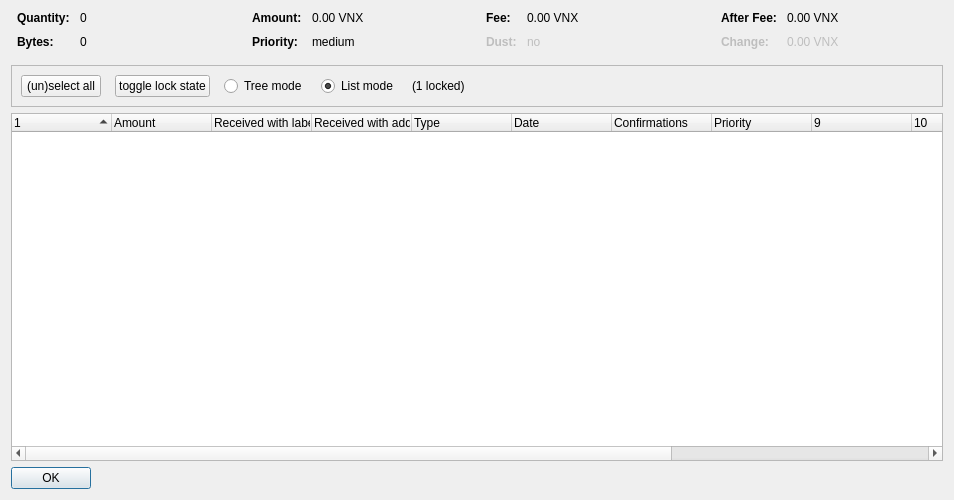
<?xml version="1.0" encoding="UTF-8"?>
<ui version="4.0">
 <class>CoinControlDialog</class>
 <widget class="QDialog" name="CoinControlDialog">
  <property name="geometry">
   <rect>
    <x>0</x>
    <y>0</y>
    <width>954</width>
    <height>500</height>
   </rect>
  </property>
  <property name="windowTitle">
   <string>Coin Selection</string>
  </property>
  <layout class="QVBoxLayout" name="verticalLayout">
   <item>
    <layout class="QHBoxLayout" name="horizontalLayoutTop" stretch="0,0,0,0">
     <property name="topMargin">
      <number>0</number>
     </property>
     <property name="bottomMargin">
      <number>10</number>
     </property>
     <item>
      <layout class="QFormLayout" name="formLayoutCoinControl1">
       <property name="horizontalSpacing">
        <number>10</number>
       </property>
       <property name="verticalSpacing">
        <number>10</number>
       </property>
       <property name="leftMargin">
        <number>6</number>
       </property>
       <property name="rightMargin">
        <number>6</number>
       </property>
       <item row="0" column="0">
        <widget class="QLabel" name="labelCoinControlQuantityText">
         <property name="font">
          <font>
           <weight>75</weight>
           <bold>true</bold>
          </font>
         </property>
         <property name="text">
          <string>Quantity:</string>
         </property>
        </widget>
       </item>
       <item row="0" column="1">
        <widget class="QLabel" name="labelCoinControlQuantity">
         <property name="cursor">
          <cursorShape>IBeamCursor</cursorShape>
         </property>
         <property name="contextMenuPolicy">
          <enum>Qt::ActionsContextMenu</enum>
         </property>
         <property name="text">
          <string notr="true">0</string>
         </property>
         <property name="textInteractionFlags">
          <set>Qt::LinksAccessibleByMouse|Qt::TextSelectableByKeyboard|Qt::TextSelectableByMouse</set>
         </property>
        </widget>
       </item>
       <item row="1" column="0">
        <widget class="QLabel" name="labelCoinControlBytesText">
         <property name="font">
          <font>
           <weight>75</weight>
           <bold>true</bold>
          </font>
         </property>
         <property name="text">
          <string>Bytes:</string>
         </property>
        </widget>
       </item>
       <item row="1" column="1">
        <widget class="QLabel" name="labelCoinControlBytes">
         <property name="cursor">
          <cursorShape>IBeamCursor</cursorShape>
         </property>
         <property name="contextMenuPolicy">
          <enum>Qt::ActionsContextMenu</enum>
         </property>
         <property name="text">
          <string notr="true">0</string>
         </property>
         <property name="textInteractionFlags">
          <set>Qt::LinksAccessibleByMouse|Qt::TextSelectableByKeyboard|Qt::TextSelectableByMouse</set>
         </property>
        </widget>
       </item>
      </layout>
     </item>
     <item>
      <layout class="QFormLayout" name="formLayoutCoinControl2">
       <property name="horizontalSpacing">
        <number>10</number>
       </property>
       <property name="verticalSpacing">
        <number>10</number>
       </property>
       <property name="leftMargin">
        <number>6</number>
       </property>
       <property name="rightMargin">
        <number>6</number>
       </property>
       <item row="0" column="0">
        <widget class="QLabel" name="labelCoinControlAmountText">
         <property name="font">
          <font>
           <weight>75</weight>
           <bold>true</bold>
          </font>
         </property>
         <property name="text">
          <string>Amount:</string>
         </property>
        </widget>
       </item>
       <item row="0" column="1">
        <widget class="QLabel" name="labelCoinControlAmount">
         <property name="cursor">
          <cursorShape>IBeamCursor</cursorShape>
         </property>
         <property name="contextMenuPolicy">
          <enum>Qt::ActionsContextMenu</enum>
         </property>
         <property name="text">
          <string notr="true">0.00 VNX</string>
         </property>
         <property name="textInteractionFlags">
          <set>Qt::LinksAccessibleByMouse|Qt::TextSelectableByKeyboard|Qt::TextSelectableByMouse</set>
         </property>
        </widget>
       </item>
       <item row="1" column="0">
        <widget class="QLabel" name="labelCoinControlPriorityText">
         <property name="font">
          <font>
           <weight>75</weight>
           <bold>true</bold>
          </font>
         </property>
         <property name="text">
          <string>Priority:</string>
         </property>
        </widget>
       </item>
       <item row="1" column="1">
        <widget class="QLabel" name="labelCoinControlPriority">
         <property name="cursor">
          <cursorShape>IBeamCursor</cursorShape>
         </property>
         <property name="contextMenuPolicy">
          <enum>Qt::ActionsContextMenu</enum>
         </property>
         <property name="text">
          <string>medium</string>
         </property>
         <property name="textInteractionFlags">
          <set>Qt::LinksAccessibleByMouse|Qt::TextSelectableByKeyboard|Qt::TextSelectableByMouse</set>
         </property>
        </widget>
       </item>
      </layout>
     </item>
     <item>
      <layout class="QFormLayout" name="formLayoutCoinControl3">
       <property name="horizontalSpacing">
        <number>10</number>
       </property>
       <property name="verticalSpacing">
        <number>10</number>
       </property>
       <property name="leftMargin">
        <number>6</number>
       </property>
       <property name="rightMargin">
        <number>6</number>
       </property>
       <item row="0" column="0">
        <widget class="QLabel" name="labelCoinControlFeeText">
         <property name="font">
          <font>
           <weight>75</weight>
           <bold>true</bold>
          </font>
         </property>
         <property name="text">
          <string>Fee:</string>
         </property>
        </widget>
       </item>
       <item row="0" column="1">
        <widget class="QLabel" name="labelCoinControlFee">
         <property name="cursor">
          <cursorShape>IBeamCursor</cursorShape>
         </property>
         <property name="contextMenuPolicy">
          <enum>Qt::ActionsContextMenu</enum>
         </property>
         <property name="text">
          <string notr="true">0.00 VNX</string>
         </property>
         <property name="textInteractionFlags">
          <set>Qt::LinksAccessibleByMouse|Qt::TextSelectableByKeyboard|Qt::TextSelectableByMouse</set>
         </property>
        </widget>
       </item>
       <item row="1" column="0">
        <widget class="QLabel" name="labelCoinControlLowOutputText">
         <property name="enabled">
          <bool>false</bool>
         </property>
         <property name="font">
          <font>
           <weight>75</weight>
           <bold>true</bold>
          </font>
         </property>
         <property name="text">
          <string>Dust:</string>
         </property>
        </widget>
       </item>
       <item row="1" column="1">
        <widget class="QLabel" name="labelCoinControlLowOutput">
         <property name="enabled">
          <bool>false</bool>
         </property>
         <property name="cursor">
          <cursorShape>IBeamCursor</cursorShape>
         </property>
         <property name="contextMenuPolicy">
          <enum>Qt::ActionsContextMenu</enum>
         </property>
         <property name="text">
          <string>no</string>
         </property>
         <property name="textInteractionFlags">
          <set>Qt::LinksAccessibleByMouse|Qt::TextSelectableByKeyboard|Qt::TextSelectableByMouse</set>
         </property>
        </widget>
       </item>
      </layout>
     </item>
     <item>
      <layout class="QFormLayout" name="formLayoutCoinControl4">
       <property name="horizontalSpacing">
        <number>10</number>
       </property>
       <property name="verticalSpacing">
        <number>10</number>
       </property>
       <property name="leftMargin">
        <number>6</number>
       </property>
       <property name="rightMargin">
        <number>6</number>
       </property>
       <item row="0" column="0">
        <widget class="QLabel" name="labelCoinControlAfterFeeText">
         <property name="font">
          <font>
           <weight>75</weight>
           <bold>true</bold>
          </font>
         </property>
         <property name="text">
          <string>After Fee:</string>
         </property>
        </widget>
       </item>
       <item row="0" column="1">
        <widget class="QLabel" name="labelCoinControlAfterFee">
         <property name="cursor">
          <cursorShape>IBeamCursor</cursorShape>
         </property>
         <property name="contextMenuPolicy">
          <enum>Qt::ActionsContextMenu</enum>
         </property>
         <property name="text">
          <string notr="true">0.00 VNX</string>
         </property>
         <property name="textInteractionFlags">
          <set>Qt::LinksAccessibleByMouse|Qt::TextSelectableByKeyboard|Qt::TextSelectableByMouse</set>
         </property>
        </widget>
       </item>
       <item row="1" column="0">
        <widget class="QLabel" name="labelCoinControlChangeText">
         <property name="enabled">
          <bool>false</bool>
         </property>
         <property name="font">
          <font>
           <weight>75</weight>
           <bold>true</bold>
          </font>
         </property>
         <property name="text">
          <string>Change:</string>
         </property>
        </widget>
       </item>
       <item row="1" column="1">
        <widget class="QLabel" name="labelCoinControlChange">
         <property name="enabled">
          <bool>false</bool>
         </property>
         <property name="cursor">
          <cursorShape>IBeamCursor</cursorShape>
         </property>
         <property name="contextMenuPolicy">
          <enum>Qt::ActionsContextMenu</enum>
         </property>
         <property name="text">
          <string notr="true">0.00 VNX</string>
         </property>
         <property name="textInteractionFlags">
          <set>Qt::LinksAccessibleByMouse|Qt::TextSelectableByKeyboard|Qt::TextSelectableByMouse</set>
         </property>
        </widget>
       </item>
      </layout>
     </item>
    </layout>
   </item>
   <item>
    <widget class="QFrame" name="frame">
     <property name="minimumSize">
      <size>
       <width>0</width>
       <height>40</height>
      </size>
     </property>
     <property name="frameShape">
      <enum>QFrame::StyledPanel</enum>
     </property>
     <property name="frameShadow">
      <enum>QFrame::Sunken</enum>
     </property>
     <layout class="QHBoxLayout" name="horizontalLayout">
      <item>
       <layout class="QHBoxLayout" name="horizontalLayoutPanel" stretch="0,0,0,0,0,0">
        <property name="spacing">
         <number>14</number>
        </property>
        <item>
         <widget class="QPushButton" name="pushButtonSelectAll">
          <property name="sizePolicy">
           <sizepolicy hsizetype="Maximum" vsizetype="Fixed">
            <horstretch>0</horstretch>
            <verstretch>0</verstretch>
           </sizepolicy>
          </property>
          <property name="text">
           <string>(un)select all</string>
          </property>
          <property name="autoDefault">
           <bool>false</bool>
          </property>
         </widget>
        </item>
        <item>
         <widget class="QPushButton" name="pushButtonToggleLock">
          <property name="sizePolicy">
           <sizepolicy hsizetype="Maximum" vsizetype="Fixed">
            <horstretch>0</horstretch>
            <verstretch>0</verstretch>
           </sizepolicy>
          </property>
          <property name="text">
           <string>toggle lock state</string>
          </property>
          <property name="autoDefault">
           <bool>false</bool>
          </property>
         </widget>
        </item>
        <item>
         <widget class="QRadioButton" name="radioTreeMode">
          <property name="sizePolicy">
           <sizepolicy hsizetype="Maximum" vsizetype="Fixed">
            <horstretch>0</horstretch>
            <verstretch>0</verstretch>
           </sizepolicy>
          </property>
          <property name="text">
           <string>Tree mode</string>
          </property>
         </widget>
        </item>
        <item>
         <widget class="QRadioButton" name="radioListMode">
          <property name="sizePolicy">
           <sizepolicy hsizetype="Maximum" vsizetype="Fixed">
            <horstretch>0</horstretch>
            <verstretch>0</verstretch>
           </sizepolicy>
          </property>
          <property name="text">
           <string>List mode</string>
          </property>
          <property name="checked">
           <bool>true</bool>
          </property>
         </widget>
        </item>
        <item>
         <widget class="QLabel" name="labelLocked">
          <property name="text">
           <string>(1 locked)</string>
          </property>
         </widget>
        </item>
        <item>
         <spacer name="horizontalSpacer">
          <property name="orientation">
           <enum>Qt::Horizontal</enum>
          </property>
          <property name="sizeHint" stdset="0">
           <size>
            <width>40</width>
            <height>20</height>
           </size>
          </property>
         </spacer>
        </item>
       </layout>
      </item>
     </layout>
    </widget>
   </item>
   <item>
    <widget class="CoinControlTreeWidget" name="treeWidget">
     <property name="contextMenuPolicy">
      <enum>Qt::CustomContextMenu</enum>
     </property>
     <property name="sortingEnabled">
      <bool>false</bool>
     </property>
     <property name="columnCount">
      <number>13</number>
     </property>
     <attribute name="headerShowSortIndicator" stdset="0">
      <bool>true</bool>
     </attribute>
     <attribute name="headerStretchLastSection">
      <bool>false</bool>
     </attribute>
     <column>
      <property name="text">
       <string/>
      </property>
     </column>
     <column>
      <property name="text">
       <string>Amount</string>
      </property>
     </column>
     <column>
      <property name="text">
       <string>Received with label</string>
      </property>
     </column>
     <column>
      <property name="text">
       <string>Received with address</string>
      </property>
     </column>
     <column>
      <property name="text">
	<string>Type</string>
      </property>
     </column>
     <column>
      <property name="text">	 
       <string>Date</string>
      </property>
     </column>
     <column>
      <property name="text">
       <string>Confirmations</string>
      </property>
      <property name="toolTip">
       <string>Confirmed</string>
      </property>
     </column>
     <column>
      <property name="text">
       <string>Priority</string>
      </property>
     </column>
     <column>
      <property name="text">
       <string/>
      </property>
     </column>
     <column>
      <property name="text">
       <string/>
      </property>
     </column>
     <column>
      <property name="text">
       <string/>
      </property>
     </column>
     <column>
      <property name="text">
       <string/>
      </property>
     </column>
     <column>
      <property name="text">
       <string/>
      </property>
     </column>
    </widget>
   </item>
   <item>
    <widget class="QDialogButtonBox" name="buttonBox">
     <property name="sizePolicy">
      <sizepolicy hsizetype="Maximum" vsizetype="Fixed">
       <horstretch>0</horstretch>
       <verstretch>0</verstretch>
      </sizepolicy>
     </property>
     <property name="orientation">
      <enum>Qt::Horizontal</enum>
     </property>
     <property name="standardButtons">
      <set>QDialogButtonBox::Ok</set>
     </property>
    </widget>
   </item>
  </layout>
 </widget>
 <customwidgets>
  <customwidget>
   <class>CoinControlTreeWidget</class>
   <extends>QTreeWidget</extends>
   <header>coincontroltreewidget.h</header>
  </customwidget>
 </customwidgets>
 <resources/>
 <connections/>
</ui>
